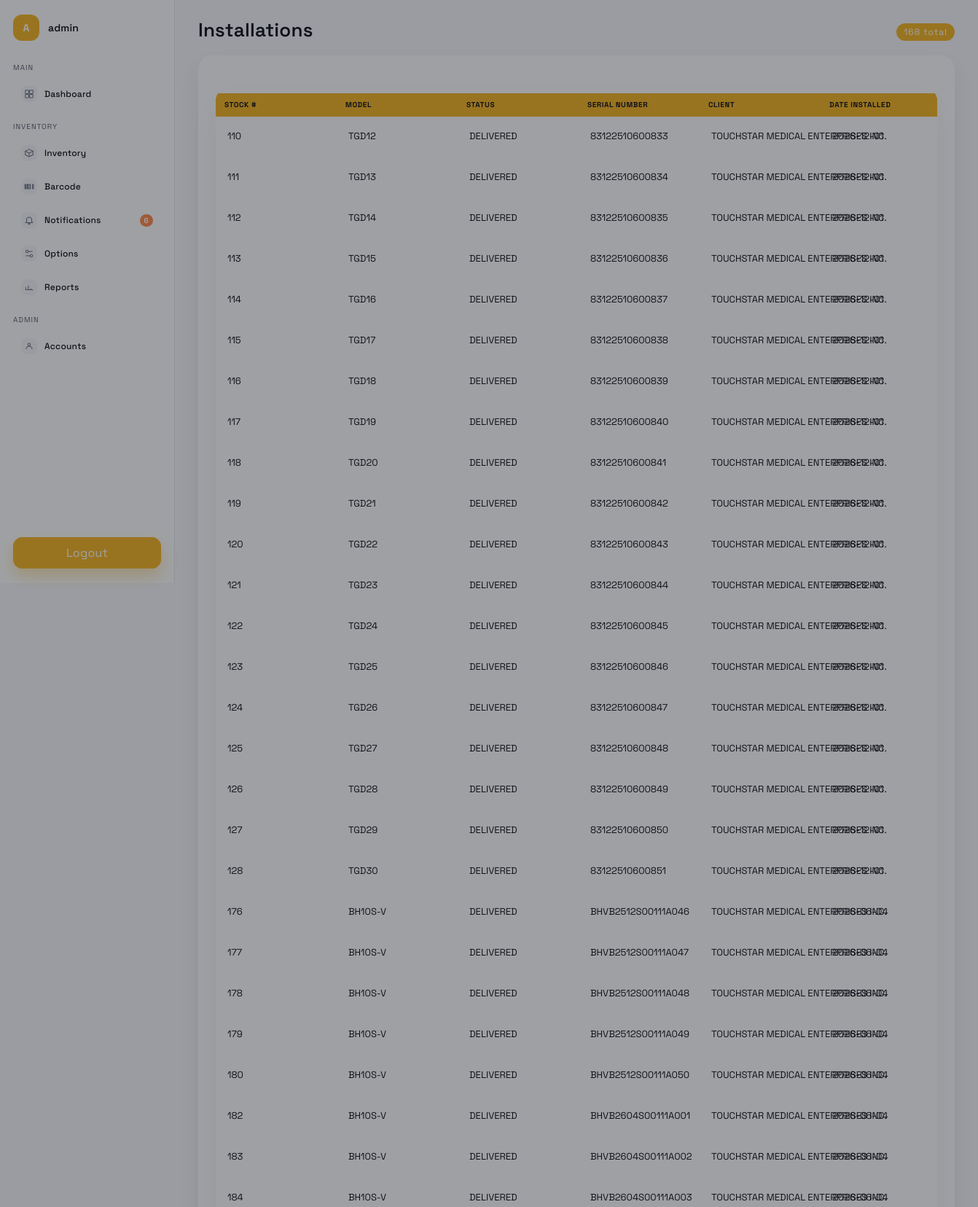
The app's page /installations (signed in, upper part) with its own data.
### tables this page shows
CREATE TABLE inventory (
            id INTEGER PRIMARY KEY AUTOINCREMENT,
            stock_no TEXT,
            code TEXT,
            system TEXT,
            model TEXT,
            rating TEXT,
            status TEXT,
            serial_number TEXT,
            client TEXT,
            date_acquired TEXT,
            date_installed TEXT,
            dr_no TEXT,
            si_no TEXT,
            po TEXT,
            value_vat_ex TEXT,
            warranty TEXT,
            terms TEXT,
            remarks TEXT,
            created_at TEXT NOT NULL
        , category TEXT);

### app.py (the view)
@app.route("/installations")
@login_required
def installations():
    db = get_db()
    rows = db.execute(
        """
        SELECT *
        FROM inventory
        WHERE date_installed IS NOT NULL AND TRIM(date_installed) <> ''
        ORDER BY date_installed DESC
        """
    ).fetchall()
    items = [row_to_dict(row) for row in rows]
    return render_template(
        "installations.html",
        active_page="installations",
        items=items,
        total_installations=len(items),
    )

### app.py (called while the page is built, shortened)
@app.after_request
def add_no_cache_headers(response):
    if request.path.startswith("/api/") or request.path in {
        "/",
        "/inventory",
        "/clients",
        "/installations",
        "/warranty",
        "/reports",
        "/options",
    }:
        response.headers["Cache-Control"] = "no-store, no-cache, must-revalidate, max-age=0"
        response.headers["Pragma"] = "no-cache"
    return response

def get_db():
    if "db" not in g:
        os.makedirs(DATA_DIR, exist_ok=True)
        g.db = sqlite3.connect(DB_PATH)
        g.db.row_factory = sqlite3.Row
    return g.db

def login_required(view):
    @wraps(view)
    def wrapped(*args, **kwargs):
        if not session.get("user_id"):
            return redirect(url_for("login"))
        return view(*args, **kwargs)
    return wrapped

def row_to_dict(row):
    return {
        "id": row["id"],
        **{field: row[field] or "" for field in FIELDS},
        "created_at": row["created_at"] or "",
    }

def parse_warranty_date(value):
    if not value:
        return None
    raw = str(value).strip()
    if not raw:
        return None
    for fmt in ("%Y-%m-%d", "%m/%d/%Y", "%m/%d/%y"):
        try:
            return datetime.datetime.strptime(raw, fmt).date()
        except ValueError:
            continue
    try:
        return datetime.date.fromisoformat(raw)
    except ValueError:
        return None

def get_current_user():
    user_id = session.get("user_id")
    if not user_id:
        return None
    db = get_db()
    row = db.execute(
        "SELECT username, role, COALESCE(display_name, username) AS display_name FROM users WHERE id = ?",
        (user_id,),
    ).fetchone()
    if not row:
        return None
    name = row["display_name"] or row["username"]
    initials = "".join(part[0] for part in name.split() if part).upper()[:2]
    return {
        "name": name,
        "role": row["role"],
        "initials": initials or "?",
    }

@app.before_request
def startup():
    global _startup_done

### templates/installations.html
{% extends "base.html" %}
{% block content %}
<header class="topbar">
  <div class="title">
    <h1>Installations</h1>
  </div>
  <div class="actions">
    <span class="tag">{{ total_installations }} total</span>
  </div>
</header>
<section class="panel">
  <div class="table-wrap">
    <table>
      <thead>
        <tr>
          <th>Stock #</th>
          <th>Model</th>
          <th>Status</th>
          <th>Serial Number</th>
          <th>Client</th>
          <th>Date Installed</th>
        </tr>
      </thead>
      <tbody>
        {% for item in items %}
        <tr>
          <td>{{ item.stock_no }}</td>
          <td>{{ item.model }}</td>
          <td>{{ item.status }}</td>
          <td>{{ item.serial_number }}</td>
          <td>{{ item.client }}</td>
          <td>{{ item.date_installed }}</td>
        </tr>
        {% endfor %}
      </tbody>
    </table>
  </div>
</section>
{% endblock %}

### static/styles.css (style rules this page uses)
:root { --ink: #11121a; --muted: #5b5f70; --orange: #f5b625; --orange-deep: #e69b00; --orange-soft: #fff3d6; --glass: #ffffff; --shadow: rgba(17, 18, 26, 0.08); }
* { box-sizing: border-box; }
body { margin: 0; font-family: "Space Grotesk", "Segoe UI", sans-serif; color: var(--ink); min-height: 100vh; background: #f6f7fb; }
.topbar { display: flex; justify-content: space-between; align-items: center; margin-bottom: 18px; gap: 16px; }
.title h1 { font-family: "Space Grotesk", "Segoe UI", sans-serif; margin: 0; font-size: 26px; font-weight: 600; letter-spacing: 0.2px; }
.tag { display: inline-flex; margin-top: 6px; padding: 4px 10px; background: var(--orange); color: #fff; border-radius: 999px; font-size: 12px; letter-spacing: 1px; }
.actions { display: flex; gap: 12px; flex-wrap: wrap; }
.panel { background: var(--glass); border-radius: 20px; box-shadow: 0 16px 32px rgba(17, 18, 26, 0.06); padding: 24px; animation: slideUp 0.6s ease-out; }
.panel .table-wrap { margin-top: 22px; padding-top: 6px; }
.table-wrap { overflow-x: auto; border-radius: 16px; border: none; box-shadow: 0 16px 40px rgba(17, 18, 26, 0.06); background: #fff; }
table { width: 100%; border-collapse: separate; border-spacing: 0; table-layout: fixed; min-width: 980px; }
th, td { padding: 14px 16px; text-align: left; font-size: 13px; white-space: nowrap; line-height: 1.4; border: none; }
th:last-child, td:last-child { width: 160px; }
thead { background: #f5b625; color: #11121a; text-transform: uppercase; letter-spacing: 0.6px; font-size: 11px; }
thead th { white-space: normal; line-height: 1.15; font-size: 10px; padding: 10px 12px; word-break: break-word; }
tbody tr { background: #fff; height: 56px; }

### records on screen
inventory: stock_no "110", model "TGD12", status "DELIVERED", serial_number "83122510600833", client "TOUCHSTAR MEDICAL ENTERPRISES INC.", date_installed "2026-12-01"
inventory: stock_no "111", model "TGD13", status "DELIVERED", serial_number "83122510600834", client "TOUCHSTAR MEDICAL ENTERPRISES INC.", date_installed "2026-12-01"
inventory: stock_no "112", model "TGD14", status "DELIVERED", serial_number "83122510600835", client "TOUCHSTAR MEDICAL ENTERPRISES INC.", date_installed "2026-12-01"
inventory: stock_no "113", model "TGD15", status "DELIVERED", serial_number "83122510600836", client "TOUCHSTAR MEDICAL ENTERPRISES INC.", date_installed "2026-12-01"
inventory: stock_no "114", model "TGD16", status "DELIVERED", serial_number "83122510600837", client "TOUCHSTAR MEDICAL ENTERPRISES INC.", date_installed "2026-12-01"
inventory: stock_no "115", model "TGD17", status "DELIVERED", serial_number "83122510600838", client "TOUCHSTAR MEDICAL ENTERPRISES INC.", date_installed "2026-12-01"
inventory: stock_no "116", model "TGD18", status "DELIVERED", serial_number "83122510600839", client "TOUCHSTAR MEDICAL ENTERPRISES INC.", date_installed "2026-12-01"
inventory: stock_no "117", model "TGD19", status "DELIVERED", serial_number "83122510600840", client "TOUCHSTAR MEDICAL ENTERPRISES INC.", date_installed "2026-12-01"
inventory: stock_no "118", model "TGD20", status "DELIVERED", serial_number "83122510600841", client "TOUCHSTAR MEDICAL ENTERPRISES INC.", date_installed "2026-12-01"
inventory: stock_no "119", model "TGD21", status "DELIVERED", serial_number "83122510600842", client "TOUCHSTAR MEDICAL ENTERPRISES INC.", date_installed "2026-12-01"
inventory: stock_no "120", model "TGD22", status "DELIVERED", serial_number "83122510600843", client "TOUCHSTAR MEDICAL ENTERPRISES INC.", date_installed "2026-12-01"
inventory: stock_no "121", model "TGD23", status "DELIVERED", serial_number "83122510600844", client "TOUCHSTAR MEDICAL ENTERPRISES INC.", date_installed "2026-12-01"
inventory: stock_no "122", model "TGD24", status "DELIVERED", serial_number "83122510600845", client "TOUCHSTAR MEDICAL ENTERPRISES INC.", date_installed "2026-12-01"
inventory: stock_no "123", model "TGD25", status "DELIVERED", serial_number "83122510600846", client "TOUCHSTAR MEDICAL ENTERPRISES INC.", date_installed "2026-12-01"
inventory: stock_no "124", model "TGD26", status "DELIVERED", serial_number "83122510600847", client "TOUCHSTAR MEDICAL ENTERPRISES INC.", date_installed "2026-12-01"
inventory: stock_no "125", model "TGD27", status "DELIVERED", serial_number "83122510600848", client "TOUCHSTAR MEDICAL ENTERPRISES INC.", date_installed "2026-12-01"
inventory: stock_no "126", model "TGD28", status "DELIVERED", serial_number "83122510600849", client "TOUCHSTAR MEDICAL ENTERPRISES INC.", date_installed "2026-12-01"
inventory: stock_no "127", model "TGD29", status "DELIVERED", serial_number "83122510600850", client "TOUCHSTAR MEDICAL ENTERPRISES INC.", date_installed "2026-12-01"
inventory: stock_no "128", model "TGD30", status "DELIVERED", serial_number "83122510600851", client "TOUCHSTAR MEDICAL ENTERPRISES INC.", date_installed "2026-12-01"
inventory: stock_no "176", model "BH10S-V", status "DELIVERED", serial_number "BHVB2512S00111A046", client "TOUCHSTAR MEDICAL ENTERPRISES INC.", date_installed "2026-06-04"
inventory: stock_no "177", model "BH10S-V", status "DELIVERED", serial_number "BHVB2512S00111A047", client "TOUCHSTAR MEDICAL ENTERPRISES INC.", date_installed "2026-06-04"
inventory: stock_no "178", model "BH10S-V", status "DELIVERED", serial_number "BHVB2512S00111A048", client "TOUCHSTAR MEDICAL ENTERPRISES INC.", date_installed "2026-06-04"
inventory: stock_no "179", model "BH10S-V", status "DELIVERED", serial_number "BHVB2512S00111A049", client "TOUCHSTAR MEDICAL ENTERPRISES INC.", date_installed "2026-06-04"
inventory: stock_no "180", model "BH10S-V", status "DELIVERED", serial_number "BHVB2512S00111A050", client "TOUCHSTAR MEDICAL ENTERPRISES INC.", date_installed "2026-06-04"
inventory: stock_no "182", model "BH10S-V", status "DELIVERED", serial_number "BHVB2604S00111A001", client "TOUCHSTAR MEDICAL ENTERPRISES INC.", date_installed "2026-06-04"
inventory: stock_no "183", model "BH10S-V", status "DELIVERED", serial_number "BHVB2604S00111A002", client "TOUCHSTAR MEDICAL ENTERPRISES INC.", date_installed "2026-06-04"
inventory: stock_no "184", model "BH10S-V", status "DELIVERED", serial_number "BHVB2604S00111A003", client "TOUCHSTAR MEDICAL ENTERPRISES INC.", date_installed "2026-06-04"

### other values on screen
{{ current_user.initials if current_user else 'U' }} "A"
{{ current_user.name if current_user else 'Inventory Suite' }} "admin"
{{ notification_count }} "6"
{{ total_installations }} "168"
